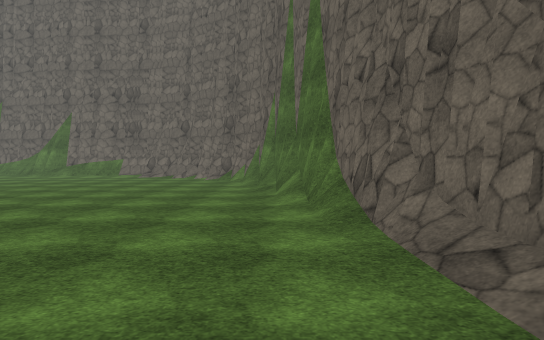
view 1 (above)

16 first-person views from a walk through a 3-D level made in the Unity game engine. The camera is 1.5 m above the floor, tilts 2° down and sees 80° across. The floor is counted in squares, 2 m on a side. Each view is taken from the middle of a square. On the plan, view 1 faces up. The plan holds only what a view shows up to about 11 squares ahead; the rest is blank. The place goes on beyond the plan. The player character is not drawn. Some surface patterns are stand-ins.

view 2
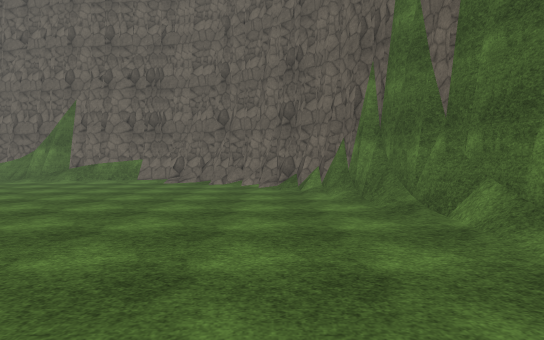

view 3
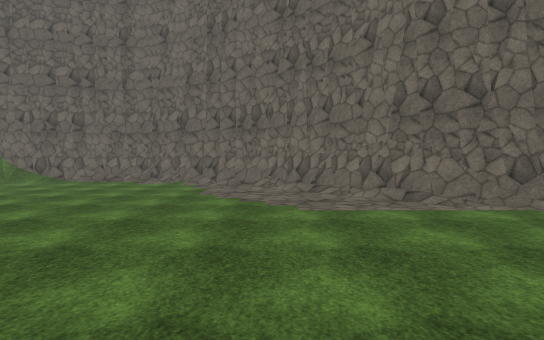

view 4
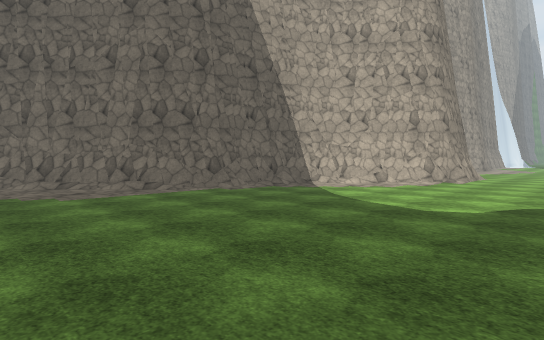

view 5
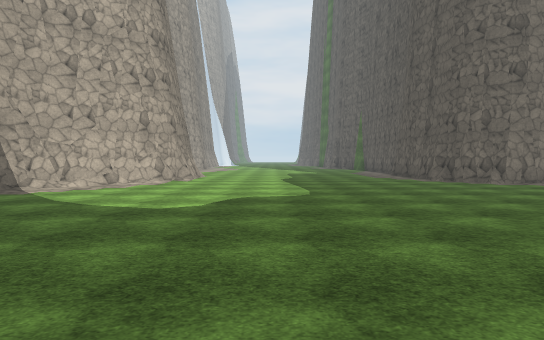

view 6
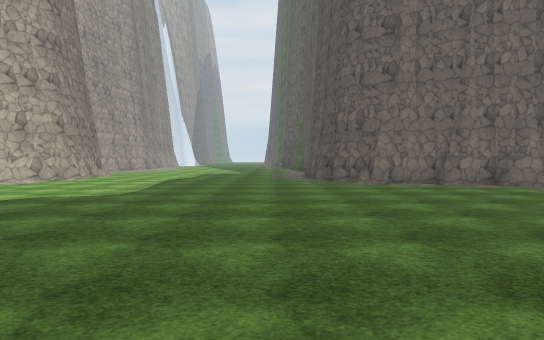

view 7
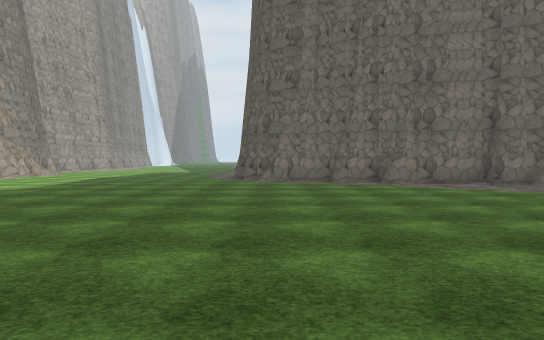

view 8
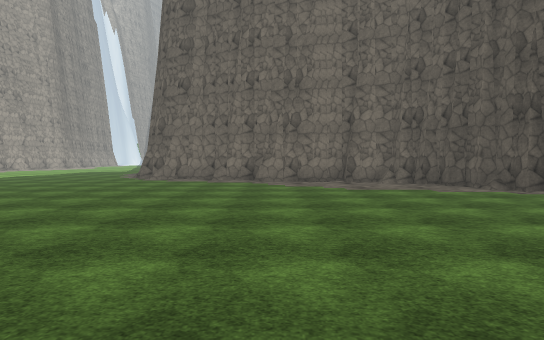

view 9
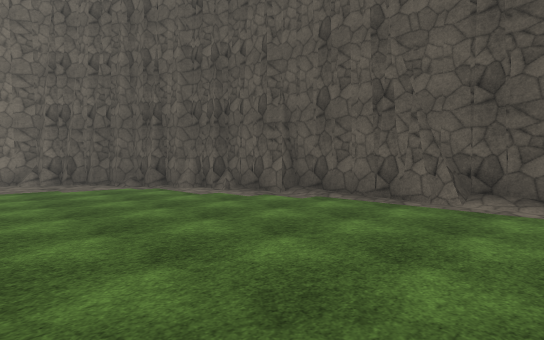

view 10
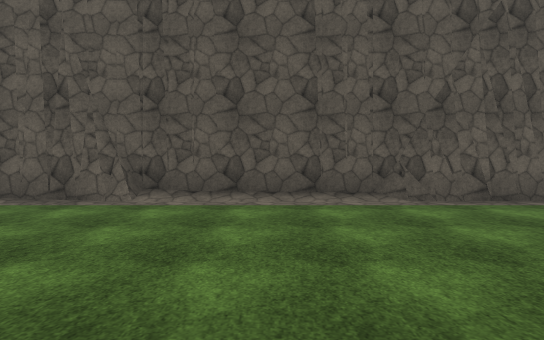

view 11
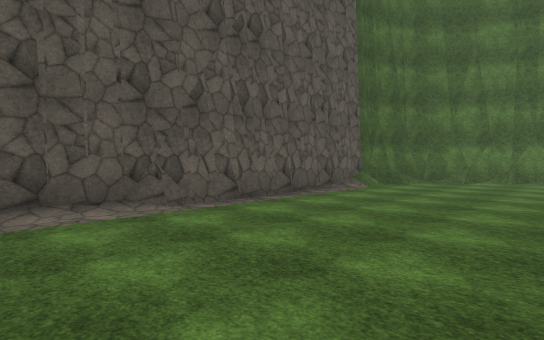

view 12
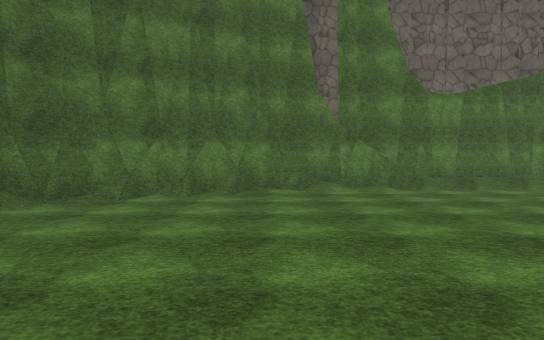

view 13
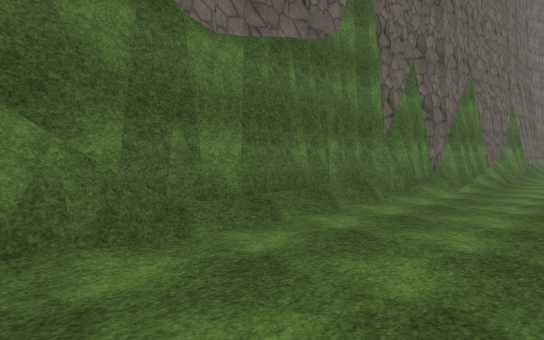

view 14
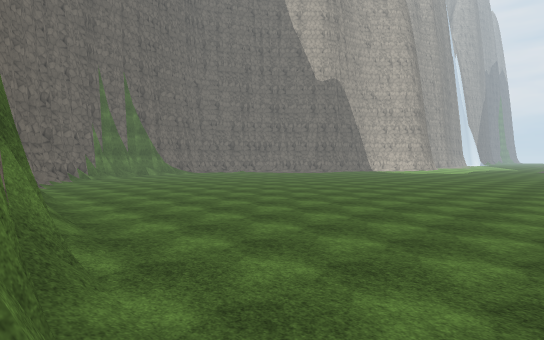

view 15
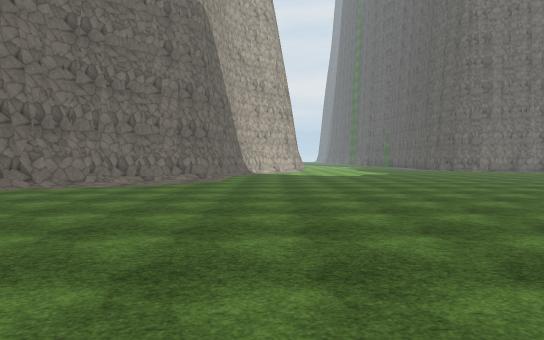

view 16
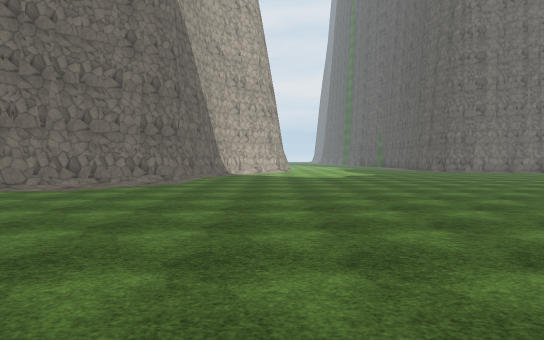

### Floor plan
Key: @ floor where view 1 was taken; # wall or solid block; . floor; / step, stairs or slope.
Columns run from 31 left of view 1 to 2 right of it. Each row starts with its distance up from view 1.
 15      #####////####
 14    ###/.........////########
 13   ##................../////###
 12  ##........................./##
 11  #.........  ................/#
 10  #........   .................##
  9  #.......     .................#
  8  #......      ......... .......##
  7  #.....       ........   ......##
  6  #.....       .......   ........#
  5  #.....       ......   .........#
  4 ##.....       .....   ..........##
  3 #/.....       ....   ............#
  2 #/......      ...   .............#
  1 #/......      ..    .............#
  0 #/...... .         ............@##
 -1 ##.........  .    ..............#
 -2  #............. ...............##
 -3  #.............................#
 -4  #............................##
 -5  #...........................##
 -6  ##.........................##
 -7   #........................##
 -8   ##.......................#
 -9    ##......................#
-10     ##..................../#
-11      #####.............../##
-12          #####..........###
-13              ##.........#

Positions as (right, up) in squares from view 1, and headings:
1: (0, 0), facing up
2: (-2, 3), facing up
3: (-9, -3), facing right
4: (-11, -2), facing down-right
5: (-11, -2), facing down
6: (-15, -2), facing down
7: (-18, -1), facing down
8: (-22, 0), facing down
9: (-24, 1), facing down-left
10: (-24, 2), facing left
11: (-25, 2), facing up-left
12: (-25, 7), facing up
13: (-23, 12), facing up-right
14: (-18, 15), facing down-right
15: (-6, 7), facing down
16: (-7, 6), facing down
